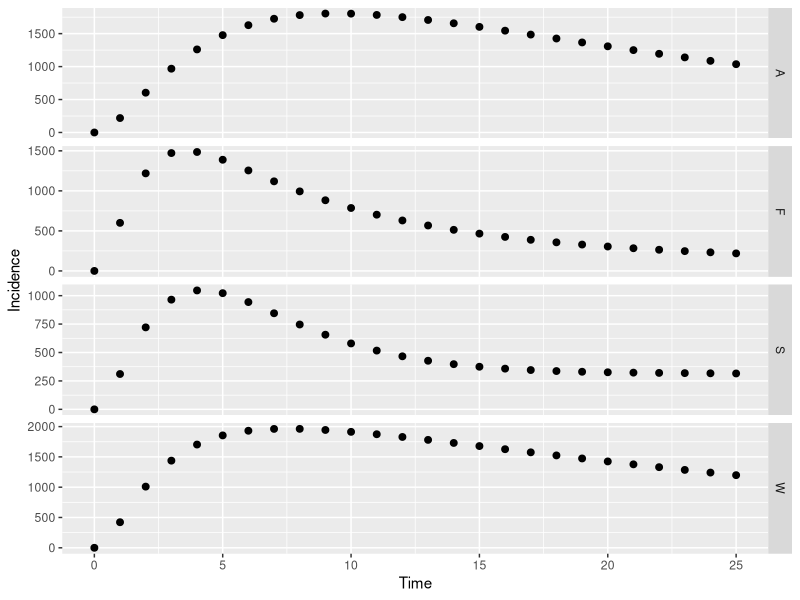

Source code (R):
# CF McQuaid
# 21/04/2017
# Cohort model of TB including regression and a slow stream
########################################
#         ^     ^     ^     ^          #
#      -> Q <-> S <-> C <-> Y -> M     # Q - Quiescent, S - Subclinical, C - Minimal (C+S-), Y - Disseminated (C+S+, symptomatic), M - Death (due to disease)
#     /   ^     ^                      #
#    E    |     |                      # E - Infectious, T - cumulative number disseminated
#     \   v     v                      #
#      -> K <-> Z                      # K- Quiescent (slow stream), Z- Subclinical (slow stream),
#         v     v                      #
########################################
setwd("C:/Users/cfmcquaid/Simulations")
library("reshape2"); library("deSolve"); library("ggplot2"); #source("Completed/multiplot.R")
# Parameter sets: Average (), Wax (regression), Slow (slow), Full (regression, slow)
# Ax - rate from compartment A to compartment X, Omega - background mortality
paramA <- c(Eq=1.00, Ek=0.00, Qs=0.03, Qk=0.00, Kz=0.00, Kq=0.00, Sc=0.22, Sq=0.00, Sz=0.00, Zk=0.00, Zs=0.00, Cy=0.22, Cs=0.00, Ym=0.25, Yc=0.00, Omega=0.02)
paramW <- c(Eq=1.00, Ek=0.00, Qs=0.03, Qk=0.00, Kz=0.00, Kq=0.00, Sc=0.50, Sq=0.25, Sz=0.00, Zk=0.00, Zs=0.00, Cy=0.50, Cs=0.25, Ym=0.50, Yc=0.25, Omega=0.02)
paramS <- c(Eq=0.10, Ek=0.90, Qs=0.50, Qk=0.00, Kz=0.01, Kq=0.00, Sc=0.22, Sq=0.00, Sz=0.00, Zk=0.00, Zs=0.05, Cy=0.22, Cs=0.00, Ym=0.25, Yc=0.00, Omega=0.02)
paramF <- c(Eq=0.10, Ek=0.90, Qs=0.50, Qk=0.00, Kz=0.01, Kq=0.00, Sc=0.50, Sq=0.25, Sz=0.00, Zk=0.25, Zs=0.05, Cy=0.50, Cs=0.25, Ym=0.50, Yc=0.25, Omega=0.02)
# Initial states of compartments
state <- c(E=100000, Q=0, K=0, S=0, Z=0, C=0, Y=0, T=0, M=0)
# Timespan for simulation
times <- seq(0, 25, by = 1)
# ODEfunction
regr <- function(t, state, parameters){
  with(as.list(c(state, parameters)), {
   # rates of change
   dE <- - (Eq + Ek)*E
   dQ <- + Eq*E + Sq*S + Kq*K - (Qs + Qk + Omega)*Q
   dK <- + Ek*E + Zk*Z + Qk*Q - (Kz + Kq + Omega)*K
   dS <- + Qs*Q + Cs*C + Zs*Z - (Sc + Sq + Sz + Omega)*S
   dZ <- + Kz*K + Sz*S - (Zk + Zs + Omega)*Z
   dC <- + Sc*S + Yc*Y - (Cs + Cy + Omega)*C
   dY <- + Cy*C -(Yc + Ym + Omega)*Y
   dT <- + Cy*C
   dM <- + Ym*Y
   # return the rate of change
   list(c(dE, dQ, dK, dS, dZ, dC, dY, dT, dM))
  })
}
# Calculations
outA <- ode(y = state, times = times, func = regr, parms = paramA); outW <- ode(y = state, times = times, func = regr, parms = paramW); outS <- ode(y = state, times = times, func = regr, parms = paramS); outF <- ode(y = state, times = times, func = regr, parms = paramF)
outA <- as.data.frame(outA); outW <- as.data.frame(outW); outS <- as.data.frame(outS); outF <- as.data.frame(outF)
# Formatting the data for plotting - putting into a melted data.fame, with additional columns for the source matrix and the incidence rate
outA$rate <- outA$S*paramA["Sc"]; outW$rate <- outW$S*paramW["Sc"]; outS$rate <- outS$S*paramS["Sc"]; outF$rate <- outF$S*paramF["Sc"];
outA <- melt(outA, id.vars = c("time")); outW <- melt(outW, id.vars = c("time")); outS <- melt(outS, id.vars = c("time")); outF <- melt(outF, id.vars = c("time"))
outA$source <- "A"; outW$source <- "W"; outS$source <- "S"; outF$source <- "F"
out <- rbind(outA, outW, outS, outF)
# Plot output
ggplot(out[out$variable %in%c("rate"), ], aes(time, value)) + geom_point(size=2) + labs(x = "Time", y = "Incidence") + facet_grid(source ~ . , scales = "free")
# Fitting parameters and state: output (shown here for the full parameter set) for IDing compartment sizes to generate reasonable initial state, then calculating values so that 2.5-5% of individuals are diseased or dead (due to TB) after 5 years
Qsz <- out[which(out$source == "A" & out$variable == "Q" & out$time == 5), ]; Ssz <- out[which(out$source == "A" & out$variable == "S" & out$time == 5), ]; Ksz <- out[which(out$source == "A" & out$variable == "K" & out$time == 5), ]; Zsz <- out[which(out$source == "A" & out$variable == "Z" & out$time == 5), ]; Csz <- out[which(out$source == "A" & out$variable == "C" & out$time == 5), ]; Ysz <- out[which(out$source == "A" & out$variable == "Y" & out$time == 5), ]; Msz <- out[which(out$source == "A" & out$variable == "M" & out$time == 5), ];
(Csz$value + Ysz$value + Msz$value) / (Qsz$value + Ssz$value + Ksz$value + Zsz$value + Csz$value + Ysz$value + Msz$value)

Qsz <- out[which(out$source == "W" & out$variable == "Q" & out$time == 5), ]; Ssz <- out[which(out$source == "W" & out$variable == "S" & out$time == 5), ]; Ksz <- out[which(out$source == "W" & out$variable == "K" & out$time == 5), ]; Zsz <- out[which(out$source == "W" & out$variable == "Z" & out$time == 5), ]; Csz <- out[which(out$source == "W" & out$variable == "C" & out$time == 5), ]; Ysz <- out[which(out$source == "W" & out$variable == "Y" & out$time == 5), ]; Msz <- out[which(out$source == "W" & out$variable == "M" & out$time == 5), ];
(Csz$value + Ysz$value + Msz$value) / (Qsz$value + Ssz$value + Ksz$value + Zsz$value + Csz$value + Ysz$value + Msz$value)

Qsz <- out[which(out$source == "S" & out$variable == "Q" & out$time == 5), ]; Ssz <- out[which(out$source == "S" & out$variable == "S" & out$time == 5), ]; Ksz <- out[which(out$source == "S" & out$variable == "K" & out$time == 5), ]; Zsz <- out[which(out$source == "S" & out$variable == "Z" & out$time == 5), ]; Csz <- out[which(out$source == "S" & out$variable == "C" & out$time == 5), ]; Ysz <- out[which(out$source == "S" & out$variable == "Y" & out$time == 5), ]; Msz <- out[which(out$source == "S" & out$variable == "M" & out$time == 5), ];
(Csz$value + Ysz$value + Msz$value) / (Qsz$value + Ssz$value + Ksz$value + Zsz$value + Csz$value + Ysz$value + Msz$value)

Qsz <- out[which(out$source == "F" & out$variable == "Q" & out$time == 5), ]; Ssz <- out[which(out$source == "F" & out$variable == "S" & out$time == 5), ]; Ksz <- out[which(out$source == "F" & out$variable == "K" & out$time == 5), ]; Zsz <- out[which(out$source == "F" & out$variable == "Z" & out$time == 5), ]; Csz <- out[which(out$source == "F" & out$variable == "C" & out$time == 5), ]; Ysz <- out[which(out$source == "F" & out$variable == "Y" & out$time == 5), ]; Msz <- out[which(out$source == "F" & out$variable == "M" & out$time == 5), ];
(Csz$value + Ysz$value + Msz$value) / (Qsz$value + Ssz$value + Ksz$value + Zsz$value + Csz$value + Ysz$value + Msz$value)
